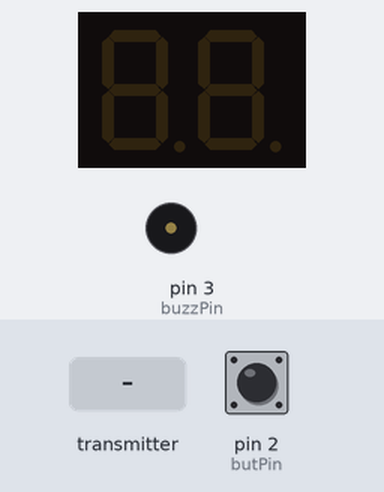
This sketch was run on a simulated Arduino Uno, built with avr-gcc and run on an emulated ATmega328P. On the bench: 2-digit seven-segment display, buzzer (waves = sounding, pin HIGH). The test bench sets the inputs (shaded band); at power-on: pin 2 (butPin) HIGH. No radio packets arrive unless stated.

Above: at 0.8 s.
0.9 s: the transmitter starts sending score = 256
At 1.4 s:
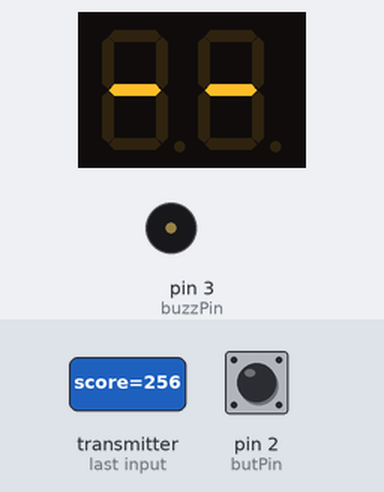
2.4 s: pin 2 (butPin) pulled LOW for 0.15 s
At 2.47 s:
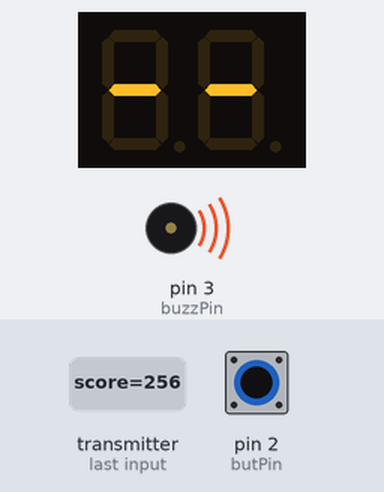
4.0 s: the transmitter starts sending score = 0
At 4.9 s:
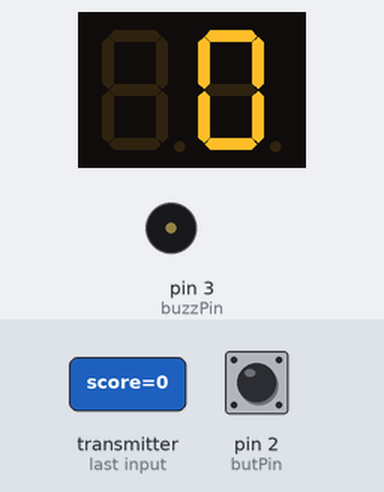
5.5 s: pin 2 (butPin) pulled LOW for 1 s
At 6.1 s:
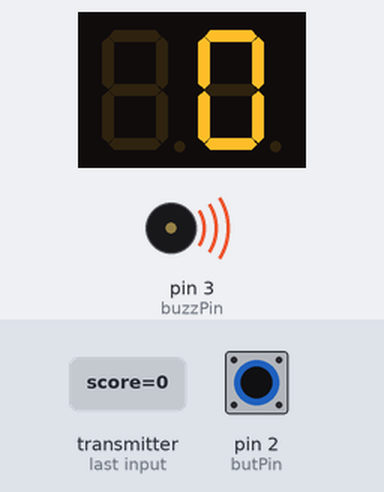
8.0 s: pin 2 (butPin) pulled LOW for 3.2 s
At 11.6 s:
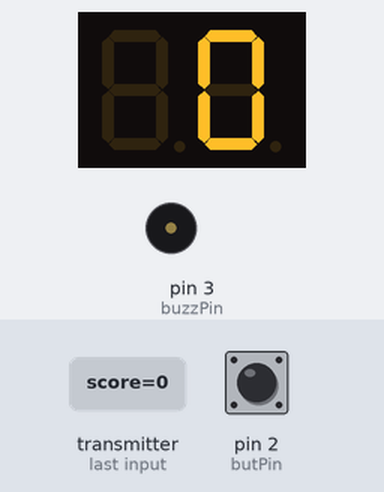
12.7 s: the transmitter starts sending score = 512
At 14.0 s:
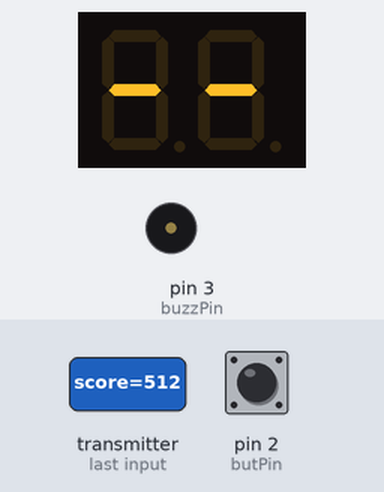
Timing chart, 0 to 15.2 s (numbered marks = the images above; inputs shaded):
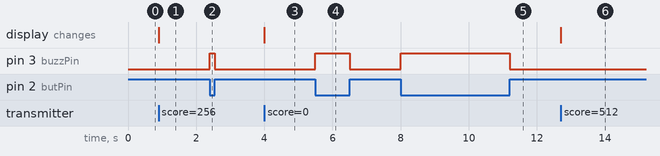

Measured:
- after the input at 0.9 s, the display: changes at once (image 1)
- after the input at 2.4 s, pin 3 (buzzPin): LOW → HIGH at once, → LOW 0.15 s later
- after the input at 4.0 s, the display: changes at once (image 3)
- after the input at 5.5 s, pin 3 (buzzPin): LOW → HIGH at once, → LOW 1.0 s later
- after the input at 8.0 s, pin 3 (buzzPin): LOW → HIGH at once, → LOW 3.2 s later
- after the input at 12.7 s, the display: changes at once (image 6)

The sketch:

quiz_slave_wireless.ino
```cpp
// include necessary libraries
#include <SPI.h>
#include <nRF24L01.h>
#include <RF24.h>
#include <SevSeg.h>


// define slave ID as a constant
// 3 transmitters for this project ie. (1 <= slaveID <= 3)
const byte slaveID = 2;


// define peripherals & create objects
uint8_t butPin = 2;   //push button
uint8_t buzzPin = 3;  //buzzer
RF24 radio(9, 8);   //nRF24L01 radio module object (CE, CSN)
SevSeg sevseg;      //seven segment display


// define variables
const uint64_t pipes[] = { //all slave addresses
  0,  //unused
  0xF0F0F0F0E1LL,
  0xF0F0F0F0E2LL,
  0xF0F0F0F0E3LL
};
uint8_t data[2];        //data to be transmitted
int score;              //recieved score
bool transmitMode = 0;  //flag to enable data transmission


// declare functions
bool buttonPressed(uint8_t but);  //detect push button click with debouncing


void setup() {
  // Serial.begin(115200); //initialize serial communication at 115200 baud rate
  radio.begin(); //initialize NRF24L01 module

  //seven segment display
  byte numDigits = 2;     //2 digit display
  byte digitPins[] = {5, A5};   //D2 D1  //pin numbers for each digit on the display
  byte segmentPins[] = {7, 4, A3, A1, A0, 6, A4, A2};   // A B C D E F G DP  //pin numbers of segments on the display
  bool resistorsOnSegments = true;    //resistors are connected to segment pins
  byte hardwareConfig = COMMON_CATHODE;   //display is common cathode
  sevseg.begin(hardwareConfig, numDigits, digitPins, segmentPins, resistorsOnSegments); //initialize seven-segment display
  sevseg.setBrightness(100); //set brightness of the display

  pinMode(butPin, INPUT_PULLUP); //configure button pin as input with pull-up resistor
  pinMode(buzzPin, OUTPUT); //configure buzzer pin as output

  data[1] = slaveID; //set transmission slave id
  radio.openWritingPipe(pipes[slaveID]); //set address for the NRF24L01 module
  // radio.setDataRate(RF24_1MBPS); //set data rate to 1Mbps
  radio.stopListening(); //set NRF24L01 module as transmitter

  // Request score from the master and wait for response
  data[0] = 0; //code for request score is 0
  bool success = 0; // variable to determine if request transmission was successful
  do {
    success = radio.write(&data, sizeof(data)); //send request to master
    delay(5);
  } while(!success); //keep resending the request until successful

  // Receive the score from the master
  radio.openReadingPipe(0, pipes[slaveID]); //set address for NRF24L01 module
  radio.startListening(); //set NRF24L01 module as receiver
  while (!radio.available()) {}; //wait for data to be available
  radio.read(&score, sizeof(score)); //read score from master

  radio.openWritingPipe(pipes[slaveID]); //set address for the NRF24L01 module
  radio.startListening(); //set module as receiver

}


void loop() {
  // constantly display score on the seven segment display
  sevseg.setNumber(score);
  sevseg.refreshDisplay();

  // activate buzzer when button is pressed
  digitalWrite(buzzPin, !digitalRead(butPin));

  // if push button is pressed, set transmitMode to 1
  if (buttonPressed(butPin)) transmitMode = 1;

  // if transmitMode is 1, transmit to master
  if (transmitMode) {
    radio.stopListening();  //set module as transmitter
    data[0] = 1;  //code for buzzer pressed
    if (radio.write(&data, sizeof(data))) { //transmit data to master, and if successful
      transmitMode = 0; //set transmitMode to 0
      radio.startListening(); //set module as receiver
    }
  }

  // if transmitMode is 0, receive score from master
  else {
    if (radio.available()) radio.read(&score, sizeof(score)); //if data is available, read into score variable
  }

}
```

functions.ino
```cpp
// checks whether a button has been clicked within the past 200 milliseconds
// returns true if the button has been clicked within that time, and false otherwise.

bool buttonPressed(uint8_t button) {
  // static variables to retain their values between function calls
  static bool prevButState = 1;
  static unsigned long lastTime = 0;
  bool butState = digitalRead(button); //read the current state of the button

  // check if button is clicked with a debounce of 200 milliseconds
  if (!butState && prevButState && (millis() - lastTime >= 200UL)) {
    prevButState = butState;  //update previous button state
    lastTime = millis();      //update last time counter
    return true;  //return true
  }

  // execute if the button is not clicked
  prevButState = butState;  //update previous button state
  return false;   //return false
}
```
